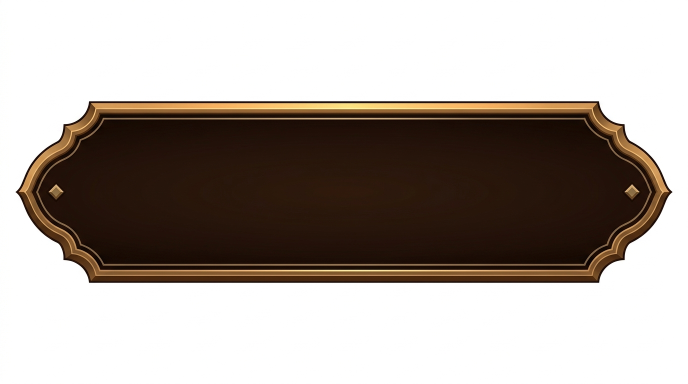
#> input picture docs/design/turn-plaque/source-master.jpg, 1376 x 768 px (shown at 1/2 size); the run also reads 3 pictures not shown here
$ python build-ui-polish-art.py
#> lines starting #> are read from the running program, lines starting #| are printed output that depends on the picture; after the words box and inside, x2 and y2 are one past the last pixel; in counts of white or black regions, pixels touching at a corner belong together
"""Build unified, transparent-contour antique tabletop UI frames, plaques, buttons, and tabs.

Reconstructs clean, seamless artwork with zero residual background corners/halos from the
project's pristine painted master textures (docs/design/turn-plaque/source-master.jpg,
rematch.png damask lacquer, close.png ivory parchment, copy.png beveled silhouette,
profile/wechat.png icon, and authentic embossed gold calligraphy/icons from existing slices).

Outputs:
  1. assets/resources/art/learning-v2/title-online.png (+ title-friend, title-hub, title-tutorial, banner)
  2. assets/resources/art/feedback/match.png, result-home.png, rematch.png
  3. assets/resources/art/friend/invite.png (+ .meta)
  4. assets/resources/art/learning-v2/tab-positions.png, tab-history.png,
     tab-positions-off.png (+ .meta), tab-history-off.png (+ .meta), return.png
  5. Verification contact sheets under docs/design/ui-polish-v3/ (dark felt + cream parchment).
"""
from __future__ import annotations

import json
import shutil
import subprocess
import uuid
from collections import deque
from pathlib import Path

import numpy as np
from PIL import Image, ImageDraw, ImageFilter

ROOT = Path(__file__).resolve().parents[1]
DESIGN_DIR = ROOT / "docs/design/ui-polish-v3"
ORIG_DIR = DESIGN_DIR / "originals"
PLAQUE_MASTER = ROOT / "docs/design/turn-plaque/source-master.jpg"

ORIG_SOURCES = {
    "title-online": ROOT / "assets/resources/art/learning-v2/title-online.png",
    "title-friend": ROOT / "assets/resources/art/learning-v2/title-friend.png",
    "title-hub": ROOT / "assets/resources/art/learning-v2/title-hub.png",
    "title-tutorial": ROOT / "assets/resources/art/learning-v2/title-tutorial.png",
    "banner": ROOT / "assets/resources/art/learning-v2/banner.png",
    "tab-positions": ROOT / "assets/resources/art/learning-v2/tab-positions.png",
    "tab-history": ROOT / "assets/resources/art/learning-v2/tab-history.png",
    "return": ROOT / "assets/resources/art/learning-v2/return.png",
    "match": ROOT / "assets/resources/art/feedback/match.png",
    "result-home": ROOT / "assets/resources/art/feedback/result-home.png",
    "rematch": ROOT / "assets/resources/art/feedback/rematch.png",
    "copy": ROOT / "assets/resources/art/friend/copy.png",
    "close": ROOT / "assets/resources/art/friend/close.png",
    "wechat": ROOT / "assets/resources/art/profile/wechat.png",
}


def smoothstep(e0: float, e1: float, x: np.ndarray) -> np.ndarray:
    t = np.clip((x - e0) / (e1 - e0), 0.0, 1.0)
    return t * t * (3.0 - 2.0 * t)


def dilate_mask(mask: np.ndarray, radius: int) -> np.ndarray:
    out = mask.copy()
    h, w = mask.shape
    for _ in range(radius):
        p = np.pad(out, 1, mode="edge")
        out = (
            p[0:h, 0:w] | p[0:h, 1:w + 1] | p[0:h, 2:w + 2]
            | p[1:h + 1, 0:w] | p[1:h + 1, 1:w + 1] | p[1:h + 1, 2:w + 2]
            | p[2:h + 2, 0:w] | p[2:h + 2, 1:w + 1] | p[2:h + 2, 2:w + 2]
        )
    return out


def erode_mask(mask: np.ndarray, radius: int) -> np.ndarray:
    return ~dilate_mask(~mask, radius)


def ensure_originals() -> None:
    ORIG_DIR.mkdir(parents=True, exist_ok=True)
    for name, src in ORIG_SOURCES.items():
        dst = ORIG_DIR / f"{name}.png"
        if not dst.exists() and src.exists():
            shutil.copy2(src, dst)


def load_orig(name: str) -> Image.Image:
    return Image.open(ORIG_DIR / f"{name}.png").convert("RGBA")


def save_quantized(img: Image.Image, out_path: Path) -> float:
    out_path.parent.mkdir(parents=True, exist_ok=True)
    img.save(out_path, optimize=True)
    try:
        subprocess.run(
            ["pngquant", "--force", "--quality=88-100", "--speed=1", "--output", str(out_path), str(out_path)],
            check=True,
            stdout=subprocess.DEVNULL,
            stderr=subprocess.DEVNULL,
        )
    except (FileNotFoundError, subprocess.CalledProcessError):
        pass
    return out_path.stat().st_size / 1024.0


# [11 lines left out: function ensure_meta, not called in this run]


def extract_master_plaque() -> tuple[Image.Image, np.ndarray]:
    """Extract spotless scalloped antique brass-and-walnut plaque + inner cavity mask from source-master.jpg."""
    arr = np.array(Image.open(PLAQUE_MASTER).convert("RGB")).astype(np.float32)
    r, g, b = arr[:, :, 0], arr[:, :, 1], arr[:, :, 2]
    mx = np.maximum(np.maximum(r, g), b)
    mn = np.minimum(np.minimum(r, g), b)
    sat = (mx - mn) / np.maximum(mx, 1.0)
    lum = 0.299 * r + 0.587 * g + 0.114 * b

    h, w = lum.shape
    white_cand = (mn >= 236.0) & (sat <= 0.08)
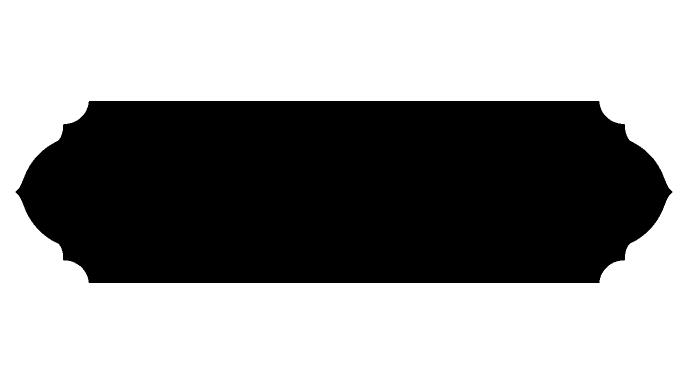
#> white_cand: shape (768, 1376) bool (shown at 1/2 size); 59.5% white; 1 black region, box (x1, y1, x2, y2) and area: (31, 202, 1345, 566) 427663
    bg = np.zeros((h, w), dtype=bool)
    q: deque[tuple[int, int]] = deque()
    for sy, sx in ((0, 0), (0, w - 1), (h - 1, 0), (h - 1, w - 1)):
        if white_cand[sy, sx] and not bg[sy, sx]:
            bg[sy, sx] = True
            q.append((sy, sx))
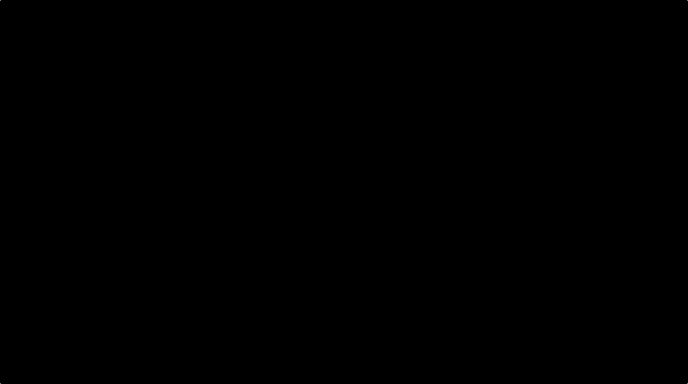
#> bg: shape (768, 1376) bool (shown at 1/2 size); 0% white in thin lines or dots
    while q:
        cy, cx = q.popleft()
        for ny, nx in ((cy - 1, cx), (cy + 1, cx), (cy, cx - 1), (cy, cx + 1)):
            if 0 <= ny < h and 0 <= nx < w and white_cand[ny, nx] and not bg[ny, nx]:
                bg[ny, nx] = True
                q.append((ny, nx))
#> this loop made 629105 passes
#> (cy, cx) on passes 1 to 3: (0, 0), (0, 1375), (767, 0)

    aa_zone = dilate_mask(bg, 4) & (~bg)
#> aa_zone: shape (768, 1376) bool; 1.3% white; 1 white region, box (x1, y1, x2, y2) and area: (31, 202, 1345, 566) 13336
    alpha = np.full((h, w), 255.0, dtype=np.float32)
    alpha[bg] = 0.0
    edge_rgb = np.array([45.0, 26.0, 12.0], dtype=np.float32)
    t = np.clip((250.0 - lum) / (250.0 - 38.0), 0.0, 1.0)
    t = np.where(t < 0.05, 0.0, t)
    alpha[aa_zone] = np.clip(t[aa_zone] * 255.0, 0.0, 255.0)

    out_rgb = arr.copy()
    t_safe = np.maximum(t, 0.08)
    defringed = np.clip((arr - (1.0 - t[:, :, None]) * 255.0) / t_safe[:, :, None], 0.0, 255.0)
    blend_edge = smoothstep(0.55, 0.15, t)[:, :, None]
    out_rgb[aa_zone] = (defringed * (1.0 - blend_edge) + edge_rgb[None, None, :] * blend_edge)[aa_zone]
    out_rgb[bg] = edge_rgb
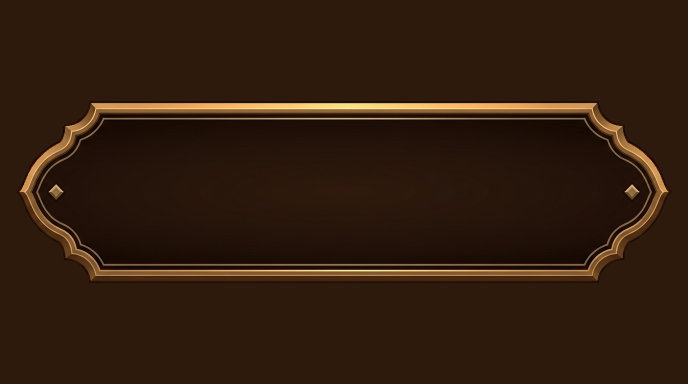
#> out_rgb: shape (768, 1376, 3) float32 (shown at 1/2 size); mean R, G, B 48.7, 29.1, 14.5

    rgba = np.zeros((h, w, 4), dtype=np.uint8)
    rgba[:, :, :3] = np.clip(np.round(out_rgb), 0, 255).astype(np.uint8)
    rgba[:, :, 3] = np.clip(np.round(alpha), 0, 255).astype(np.uint8)

    ys, xs = np.where(rgba[:, :, 3] > 20)
    y0, y1, x0, x1 = int(ys.min()), int(ys.max()) + 1, int(xs.min()), int(xs.max()) + 1
#> y0 = 202; y1 = 566; x0 = 31; x1 = 1345
    cropped = rgba[y0:y1, x0:x1]

    # Identify the smooth dark walnut interior cavity via flood-fill from exact center (preserves outer brass bevel & endcap diamonds!).
    ch, cw = cropped.shape[:2]
    clum = 0.299 * cropped[:, :, 0] + 0.587 * cropped[:, :, 1] + 0.114 * cropped[:, :, 2]
    # Dark interior is lum < 64; inner gold pinstripe & diamonds have lum > 78.
    dark_cand = (clum < 68.0) & (cropped[:, :, 3] > 240)
#> dark_cand: shape (364, 1314) bool; 76.5% white; 55 black regions (48 under 20 px), largest, box (x1, y1, x2, y2) and area: (0, 0, 1314, 364) 53488, (6, 4, 1308, 359) 48925, (41, 33, 1273, 329) 8796
    cavity = np.zeros((ch, cw), dtype=bool)
    cq: deque[tuple[int, int]] = deque([(ch // 2, cw // 2)])
    cavity[ch // 2, cw // 2] = True
    while cq:
        cy, cx = cq.popleft()
        for ny, nx in ((cy - 1, cx), (cy + 1, cx), (cy, cx - 1), (cy, cx + 1)):
            if 0 <= ny < ch and 0 <= nx < cw and dark_cand[ny, nx] and not cavity[ny, nx]:
                cavity[ny, nx] = True
                cq.append((ny, nx))
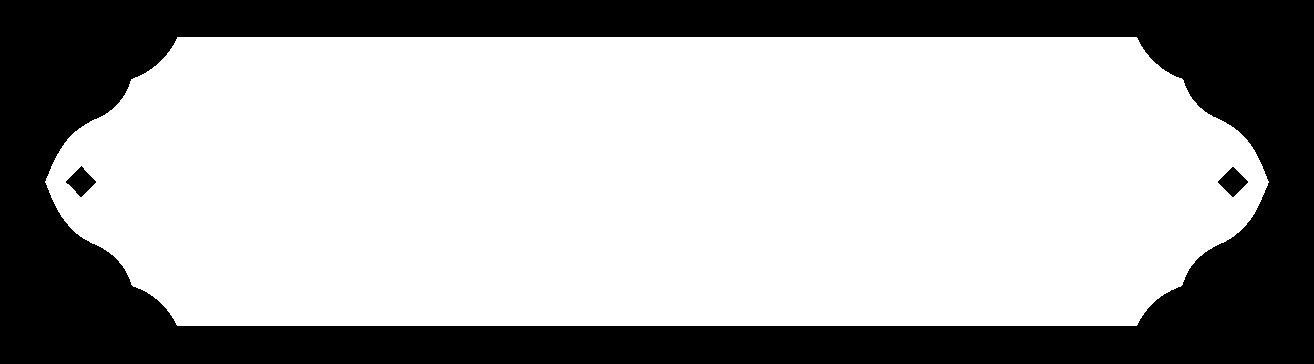
#> cavity: shape (364, 1314) bool; 66.3% white; 3 black regions, box (x1, y1, x2, y2) and area: (0, 0, 1314, 364) 160024, (1218, 167, 1248, 197) 480, (66, 166, 96, 197) 475
    return Image.fromarray(cropped, "RGBA"), cavity


def make_framed_plaque(
    master_img: Image.Image,
    master_cavity: np.ndarray,
    out_w: int,
    out_h: int,
    style: str,
    shadow_rgba: tuple[int, int, int, float] = (8, 18, 18, 0.45),
    pad_x: int = 3,
    pad_top: int = 2,
    pad_bottom: int = 6,
    cap_ratio: float = 0.23,
    folder_tab: bool = False,
) -> Image.Image:
    """Create a spotless scalloped gold-beveled plaque/button/tab filled with authentic painted texture."""
#> called with out_w = 410, out_h = 86, style = 'walnut', shadow_rgba = (68, 42, 16, 0.34), pad_x = 4, pad_top = 2, pad_bottom = 6, cap_ratio = 0.22
    body_w = out_w - 2 * pad_x
    body_h = out_h - pad_top - pad_bottom
    pw, ph = master_img.size

    # Work at 2x target height for ultra-crisp bevel & anti-aliasing, then downsample cleanly.
    work_h = body_h * 2
    work_w = body_w * 2
    scale = work_h / ph
    scaled_w = round(pw * scale)
    scaled = master_img.resize((scaled_w, work_h), Image.Resampling.LANCZOS)
    cav_img = Image.fromarray((master_cavity.astype(np.uint8) * 255), "L").resize(
        (scaled_w, work_h), Image.Resampling.BILINEAR
    )

    cap = min(round(scaled_w * cap_ratio), work_w // 2 - 4)
    mid_w = max(2, work_w - 2 * cap)

    def hstretch(im: Image.Image) -> Image.Image:
        l_im = im.crop((0, 0, cap, work_h))
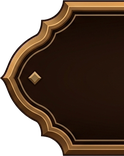
#> l_im: PIL image 124x156 RGBA; mean R, G, B, A 44.4, 27.3, 15, 192.5; transparent parts drawn white
        r_im = im.crop((scaled_w - cap, 0, scaled_w, work_h))
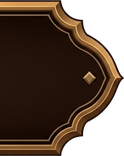
#> r_im: PIL image 124x156 RGBA; mean R, G, B, A 44.5, 27.3, 14.9, 192.6; transparent parts drawn white
        m_im = im.crop((cap, 0, scaled_w - cap, work_h)).resize((mid_w, work_h), Image.Resampling.LANCZOS)
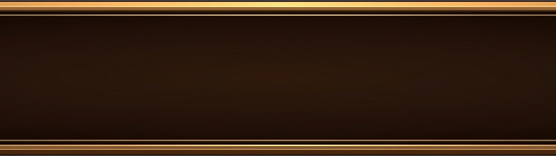
#> m_im: PIL image 556x156 RGBA; mean R, G, B, A 52.9, 32.5, 17.6, 254.4; transparent parts drawn white
        out = Image.new(im.mode, (work_w, work_h))
#> out: PIL image 804x156 RGBA; every value is 0
        out.paste(l_im, (0, 0))
#> (the rest of the program and of its run is left out)
